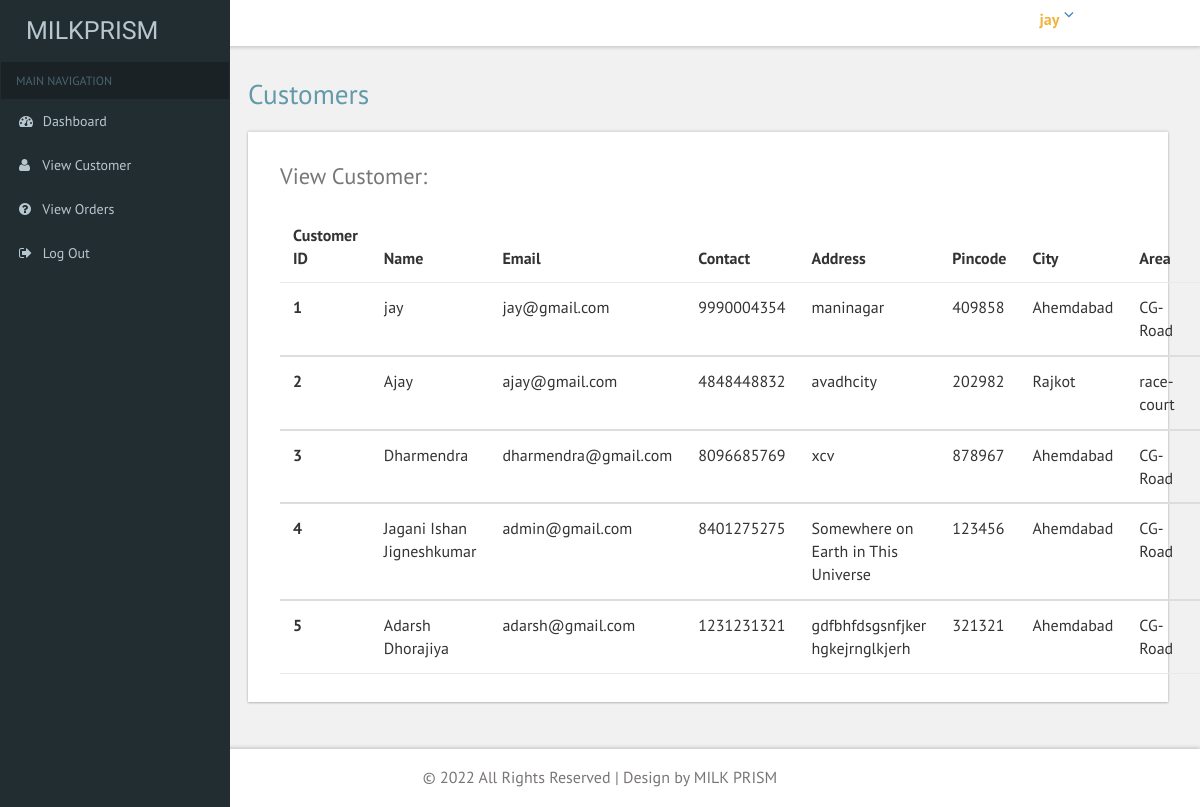
/deliveryman/view_customer.php (signed in), run on the app's committed database.
### tables this page shows
CREATE TABLE `deliveryman` (
  `deliveryman_id` int(11) NOT NULL,
  `fname` varchar(30) NOT NULL,
  `lname` varchar(30) NOT NULL,
  `email` varchar(50) NOT NULL,
  `contact` bigint(10) NOT NULL,
  `address` text NOT NULL,
  `pincode` int(11) NOT NULL,
  `password` varchar(50) NOT NULL,
  `reg_date` date NOT NULL,
  `shop_id` int(11) NOT NULL
);

CREATE TABLE `customer` (
  `customer_id` int(11) NOT NULL,
  `name` varchar(100) NOT NULL,
  `email` varchar(50) NOT NULL,
  `contact` bigint(10) NOT NULL,
  `address` varchar(200) NOT NULL,
  `pincode` int(11) NOT NULL,
  `city_id` int(11) NOT NULL,
  `area_id` int(11) NOT NULL,
  `password` varchar(20) NOT NULL
);

CREATE TABLE `city` (
  `city_id` int(11) NOT NULL,
  `city_name` varchar(100) NOT NULL
);

CREATE TABLE `area` (
  `area_id` int(11) NOT NULL,
  `area_name` varchar(50) NOT NULL,
  `city_id` int(11) NOT NULL
);

### deliveryman/view_customer.php (the view, shortened to what this page needs)
<?php
include "common/connection.php";
$category = $con->query("select * from customer");
?>
<!DOCTYPE HTML>
<html>
<head>
<link href="css/bootstrap.css" rel='stylesheet' type='text/css' />
<link href="css/style.css" rel='stylesheet' type='text/css' />
<link href="css/font-awesome.css" rel="stylesheet">
 <link href='css/SidebarNav.min.css' media='all' rel='stylesheet' type='text/css'/>
<link href="css/custom.css" rel="stylesheet">
</head>
<body class="cbp-spmenu-push">
	<div class="main-content">
	<div class="cbp-spmenu cbp-spmenu-vertical cbp-spmenu-left" id="cbp-spmenu-s1">
		<aside class="sidebar-left">
      <?php include "common/sidebar.php"; ?>
    </aside>
	</div>
		<?php include "common/header.php"; ?>
		<div id="page-wrapper">
			<div class="main-page">
				<div class="tables">
					<h2 class="title1">Customers</h2>
					<div class="panel-body widget-shadow">
						<h4>View Customer:</h4>
						<table class="table">
							<thead>
								<tr>
								  <th>Customer ID</th>
								  <th>Name</th>
								  <th>Email</th>
								  <th>Contact</th>
								  <th>Address</th>
								  <th>Pincode</th>
								  <th>City</th>
								  <th>Area</th>
								  <th>View Detail</th>
								</tr>
							</thead>
							<?php
								while($row = $category->fetch_object())
								{
									$city = $con->query("select * from city where city_id='$row->city_id'");
									$city1 = $city->fetch_object();
									$area = $con->query("select * from area where city_id='$row->city_id'");
									$area1 = $area->fetch_object();
							?>
							<tbody>
								<tr>
								  <th scope="row"><?php echo "$row->customer_id"; ?></th>
								  <td><?php echo "$row->name"; ?></td>
								  <td><?php echo "$row->email"; ?></td>
								  <td><?php echo "$row->contact"; ?></td>
								  <td><?php echo "$row->address"; ?></td>
								  <td><?php echo "$row->pincode"; ?></td>
								  <td><?php echo "$city1->city_name"; ?></td>
								  <td><?php echo "$area1->area_name"; ?></td>
								  <td><a href="customer_detail.php?detail=<?php echo "$row->customer_id";?>">Details</a></td>
								</tr>
							</tbody>
							<?php
								}
							?>
						</table>
					</div>
				</div>
			</div>
		</div>
		<?php include "common/footer.php"; ?>
	</div>
</body>
</html>

### deliveryman/common/header.php (shortened to what this page needs)
<?php
include "connection.php";
$id = $_SESSION["deliveryman_id"];
$admin = $con->query("select * from deliveryman where deliveryman_id='$id'");
$row = $admin->fetch_object();
?>
<div class="sticky-header header-section ">
			<div class="header-right">
				<div class="profile_details">
					<ul>
						<li class="dropdown profile_details_drop">
							<a href="#" class="dropdown-toggle" data-toggle="dropdown" aria-expanded="false">
								<div class="profile_img">
									<div class="user-name">
										<p><?php echo "$row->fname";?></p>
									</div>
									<i class="fa fa-angle-down"></i>
								</div>
							</a>
						</li>
					</ul>
				</div>
				<div class="clearfix"> </div>
			</div>
			<div class="clearfix"> </div>
		</div>

### deliveryman/css/custom.css (style rules this page uses)
#page-wrapper { padding:5em 2em 2.5em; background-color: #F1F1F1; }

### data on the page
deliveryman: fname "jay"
customer: customer_id "1", name "jay", email "jay@gmail.com", contact "9990004354", address "maninagar", pincode "409858", city.city_name "Ahemdabad", area.area_name "CG-Road"
customer: customer_id "2", name "Ajay", email "ajay@gmail.com", contact "4848448832", address "avadhcity", pincode "202982", city.city_name "Rajkot", area.area_name "race-court"
customer: customer_id "3", name "Dharmendra", email "dharmendra@gmail.com", contact "8096685769", address "xcv", pincode "878967", city.city_name "Ahemdabad", area.area_name "CG-Road"
customer: customer_id "4", name "Jagani Ishan Jigneshkumar", email "admin@gmail.com", contact "8401275275", address "Somewhere on Earth in This Universe", pincode "123456", city.city_name "Ahemdabad", area.area_name "CG-Road"
customer: customer_id "5", name "Adarsh Dhorajiya", email "adarsh@gmail.com", contact "1231231321", address "gdfbhfdsgsnfjker hgkejrnglkjerh", pincode "321321", city.city_name "Ahemdabad", area.area_name "CG-Road"
